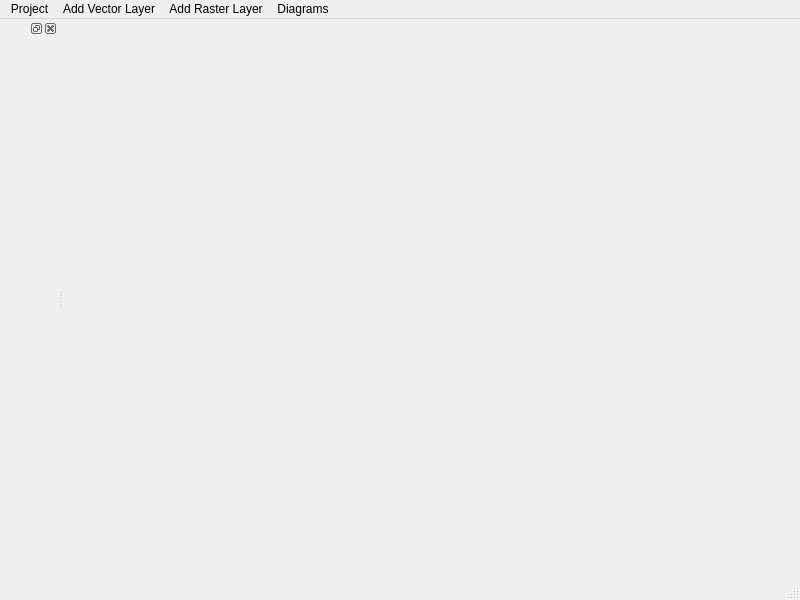
<?xml version="1.0" encoding="UTF-8"?>
<ui version="4.0">
 <class>MainWindow</class>
 <widget class="QMainWindow" name="MainWindow">
  <property name="geometry">
   <rect>
    <x>0</x>
    <y>0</y>
    <width>800</width>
    <height>600</height>
   </rect>
  </property>
  <property name="windowTitle">
   <string>MainWindow</string>
  </property>
  <property name="windowIcon">
   <iconset resource="../res/res.qrc">
    <normaloff>:/ico/qgis.ico</normaloff>:/ico/qgis.ico</iconset>
  </property>
  <widget class="QWidget" name="centralwidget">
   <layout class="QVBoxLayout" name="verticalLayout">
    <item>
     <widget class="QWidget" name="mapcanvasWidget" native="true"/>
    </item>
   </layout>
  </widget>
  <widget class="QMenuBar" name="menubar">
   <property name="geometry">
    <rect>
     <x>0</x>
     <y>0</y>
     <width>800</width>
     <height>28</height>
    </rect>
   </property>
   <widget class="QMenu" name="menuProject">
    <property name="title">
     <string>Project</string>
    </property>
    <addaction name="actionNew"/>
    <addaction name="actionOpen"/>
    <addaction name="actionSave"/>
    <addaction name="actionClose"/>
   </widget>
   <widget class="QMenu" name="menuAdd_Vector_Layer">
    <property name="title">
     <string>Add Vector Layer</string>
    </property>
    <addaction name="actionOGR_data_provider_ogr"/>
    <addaction name="actionOGR_data_provider_ogr_Directory"/>
    <addaction name="actionGPX_data_provider_gpx"/>
    <addaction name="actionDelimited_text_file_provider_delimitedtext"/>
    <addaction name="actionSpatiaLite_data_provider_spatialite"/>
    <addaction name="actionMemory_data_provider_memory"/>
    <addaction name="actionWFS_web_feature_service_data_provider_wfs"/>
   </widget>
   <widget class="QMenu" name="menuAdd_Raster_Layer">
    <property name="title">
     <string>Add Raster Layer</string>
    </property>
    <addaction name="actionGDAL_data_provider_gdal"/>
    <addaction name="actionWMS_data_provider_wms"/>
   </widget>
   <widget class="QMenu" name="menuDiagrams">
    <property name="title">
     <string>Diagrams</string>
    </property>
    <addaction name="actionPie_Chart"/>
    <addaction name="actionText_Chart"/>
    <addaction name="actionHistogram_Chart"/>
    <addaction name="actionStackedBar_Chart"/>
   </widget>
   <addaction name="menuProject"/>
   <addaction name="menuAdd_Vector_Layer"/>
   <addaction name="menuAdd_Raster_Layer"/>
   <addaction name="menuDiagrams"/>
  </widget>
  <widget class="QStatusBar" name="statusbar"/>
  <widget class="QDockWidget" name="dockWidget">
   <attribute name="dockWidgetArea">
    <number>1</number>
   </attribute>
   <widget class="QWidget" name="layerTreeDockWidget"/>
  </widget>
  <action name="actionNew">
   <property name="text">
    <string>New</string>
   </property>
  </action>
  <action name="actionOpen">
   <property name="text">
    <string>Open</string>
   </property>
  </action>
  <action name="actionClose">
   <property name="text">
    <string>Quit</string>
   </property>
  </action>
  <action name="actionSave">
   <property name="text">
    <string>Save</string>
   </property>
  </action>
  <action name="actionGPX_data_provider_gpx">
   <property name="text">
    <string>GPX data provider(gpx)</string>
   </property>
  </action>
  <action name="actionDelimited_text_file_provider_delimitedtext">
   <property name="text">
    <string>Delimited text file provider(delimitedtext)</string>
   </property>
  </action>
  <action name="actionSpatiaLite_data_provider_spatialite">
   <property name="text">
    <string>SpatiaLite data provider(spatialite)</string>
   </property>
  </action>
  <action name="actionMemory_data_provider_memory">
   <property name="text">
    <string>Memory data provider(memory)</string>
   </property>
  </action>
  <action name="actionWFS_web_feature_service_data_provider_wfs">
   <property name="text">
    <string>WFS(web feature service) data provider(wfs)</string>
   </property>
  </action>
  <action name="actionOGR_data_provider_ogr">
   <property name="text">
    <string>OGR data provider(ogr) | File</string>
   </property>
  </action>
  <action name="actionOGR_data_provider_ogr_Directory">
   <property name="text">
    <string>OGR data provider(ogr) | Directory</string>
   </property>
  </action>
  <action name="actionGDAL_data_provider_gdal">
   <property name="text">
    <string>GDAL data provider(gdal)</string>
   </property>
  </action>
  <action name="actionWMS_data_provider_wms">
   <property name="text">
    <string>WMS data provider(wms)</string>
   </property>
  </action>
  <action name="actionPie_Chart">
   <property name="text">
    <string>Pie Chart</string>
   </property>
  </action>
  <action name="actionText_Chart">
   <property name="text">
    <string>Text Chart</string>
   </property>
  </action>
  <action name="actionHistogram_Chart">
   <property name="text">
    <string>Histogram Chart</string>
   </property>
  </action>
  <action name="actionStackedBar_Chart">
   <property name="text">
    <string>StackedBar Chart</string>
   </property>
  </action>
 </widget>
 <resources>
  <include location="../res/res.qrc"/>
 </resources>
 <connections/>
</ui>
